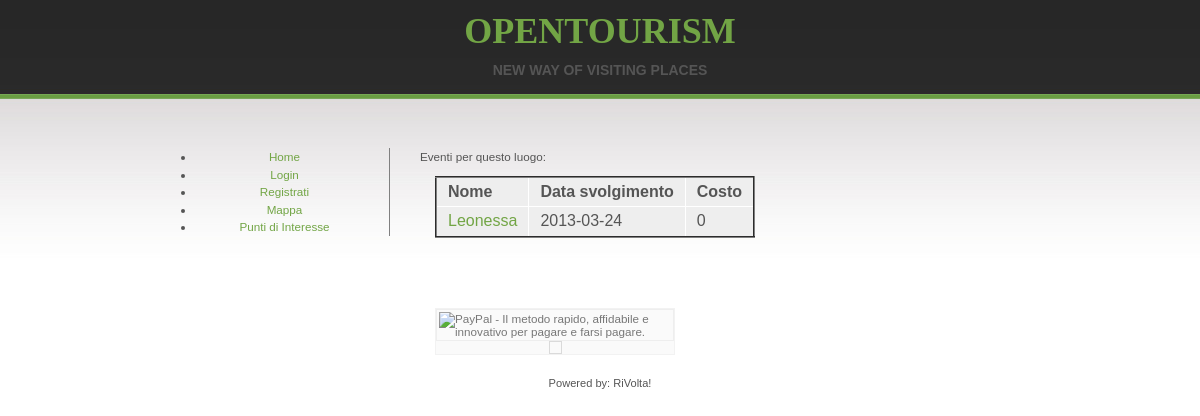
The page /opentourism/eventi.php?id=678 on the database its author committed.
### tables this page shows
CREATE TABLE IF NOT EXISTS `evento` (
  `IDE` int(10) unsigned NOT NULL AUTO_INCREMENT,
  `IDP` int(10) NOT NULL,
  `nomeevento` varchar(50) NOT NULL,
  `descrizione` mediumtext NOT NULL,
  `data` date NOT NULL,
  `orainizio` time NOT NULL,
  `durata` int(10) NOT NULL,
  `numminpa` int(10) NOT NULL,
  `nummaxpa` int(10) NOT NULL,
  `costotot` int(20) NOT NULL,
  `IDPOI` int(10) unsigned NOT NULL,
  PRIMARY KEY (`IDE`)
);

### opentourism/eventi.php (the view, shortened to what this page needs)
<?php session_start();
include "generale.php";
include "database.php";?>
<html>
<head>
		<link rel="stylesheet" type="text/css" href="images/style.css">
</head>
<body>
<div id="wrapper">
	<div id ="content-wrap">
		<?php
			$idp = $_GET["id"];
			$con=mysql_connect("localhost", "opentourism", "busnimodvo54") or die(mysql_error());
			$Query = "SELECT * FROM `evento` WHERE IDPOI = ".$idp.";";
			$res = mysql_query($Query, $con) or die(mysql_error());
			$Dati = mysql_fetch_object($res);
			if(!$Dati){
				echo "Non ci sono eventi per questo luogo <br> \n";
			}else{
				echo '
						<div>Eventi per questo luogo:</div>
		<table border = "2">
			<tr>
				<td><b>Nome</b></td>
				<td><b>Data svolgimento</b></td>
				<td><b>Costo</b></td>
			</tr>';}
			do{
				echo "<tr>";
				echo '<td><a href="evento.php?ide='.$Dati->IDE.'">'.$Dati->nomeevento."</td></a>";
				echo "<td>".$Dati->data."</td>";
				echo "<td>".$Dati->costotot."</td>";
				echo "</tr>";
			}	while($Dati = mysql_fetch_object($res));
		mysql_close($con);?>
		</table>
	</div>
	<div id="sidebar">
	</div>
	<div id="paypal">
	</div>
	<div id= "footer">
	</div>
</div>
</body>
</html>

### opentourism/images/style.css (style rules this page uses)
body { margin: 0; padding: 0; font: normal 73%/1.5em 'Trebuchet MS', Tahoma, sans-serif; color: #555; background: #FFF url(bg.jpg) repeat-x; text-align: center; }
a { background: inherit; color: #72A545; text-decoration: none; }
table { background-color: #EEE; border-collapse: collapse; margin: 10px 15px; }
tr { height: 30px; }
td { padding-left: 11px; padding-right: 11px; border-left: 1px solid #FFF; border-bottom: solid 1px #ffffff; }
#wrapper { margin: 0 auto; width: 900px; }
#content-wrap { float: right; clear: none; width: 70%; margin-top: 60px; text-align: left; }
#sidebar { float: left; width: 30%; margin: 50px 0 10px 0; padding: 0; }
#paypal { float: left; width: 30%; margin: 50px 0 10px 0; padding: 0; }
#footer { position:center; clear: both; margin: 0; padding: 0; font: normal .95em/1.6em 'Trebuchet MS', Tahoma, Arial, sans-serif; text-align: center; }

### rows shown on the page
evento: nomeevento "Leonessa", data "2013-03-24", costotot "0"
